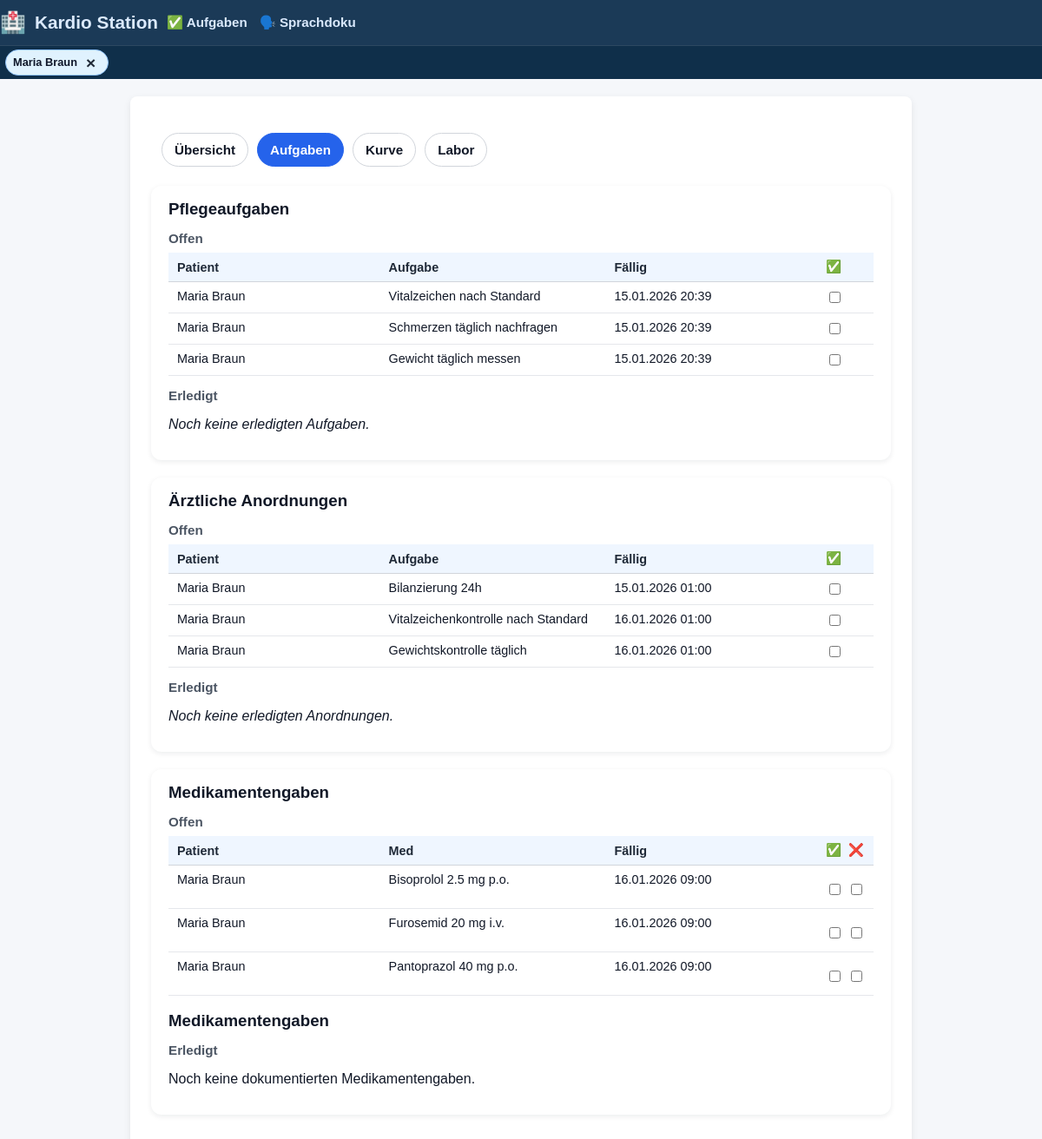
/tasks?patient_id=1, run on an earlier commit of the app's database.
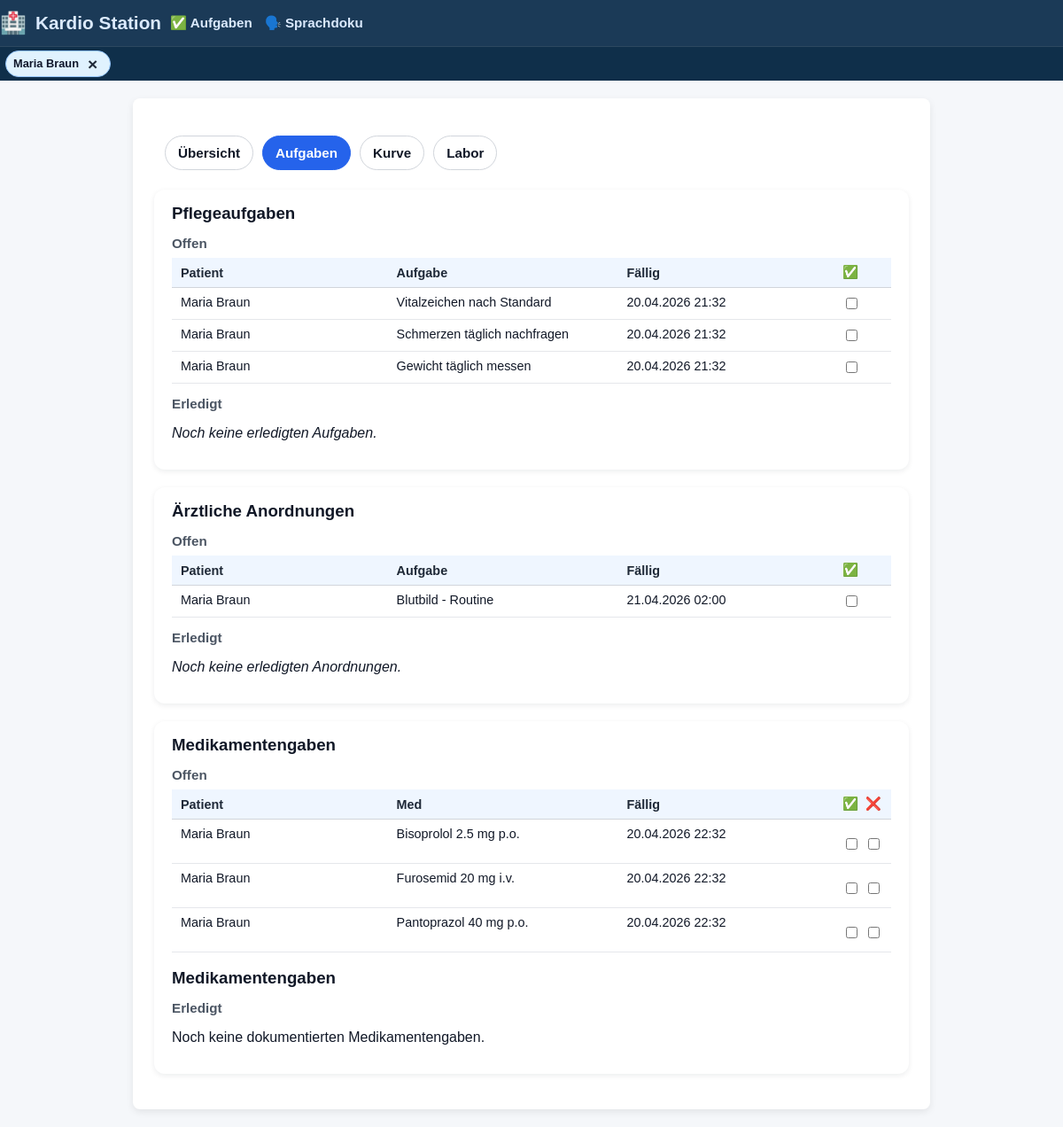
And on a later commit of the database.
### tables this page shows
CREATE TABLE patients (
    id INTEGER PRIMARY KEY AUTOINCREMENT,
    patient_identifier TEXT NOT NULL,
    name TEXT NOT NULL,
    gender TEXT,
    dob TEXT,
    room TEXT,
    diagnosis TEXT,
    bezugspflege_id INTEGER,
    allergies TEXT,
    code_status TEXT,
    admission_date TEXT,
    expected_discharge TEXT,
    primary_doctor TEXT,
    photo_filename TEXT,
    FOREIGN KEY (bezugspflege_id) REFERENCES nurses(id)
);

CREATE TABLE ai_tasks (
    id INTEGER PRIMARY KEY AUTOINCREMENT,
    patient_id INTEGER NOT NULL,
    description TEXT NOT NULL,
    due_time TEXT,
    completed INTEGER DEFAULT 0,
    FOREIGN KEY (patient_id) REFERENCES patients(id)
);

CREATE TABLE orders (
    id INTEGER PRIMARY KEY AUTOINCREMENT,
    patient_id INTEGER NOT NULL,
    description TEXT NOT NULL,
    due_date TEXT,
    due_time TEXT,
    status TEXT,
    ordered_by TEXT,
    type TEXT,
    completed INTEGER DEFAULT 0,
    FOREIGN KEY (patient_id) REFERENCES patients(id)
);

CREATE TABLE medications (
    id INTEGER PRIMARY KEY AUTOINCREMENT,
    patient_id INTEGER NOT NULL,
    name TEXT NOT NULL,
    dose TEXT,
    route TEXT,
    schedule TEXT,
    next_due TEXT,
    due_time TEXT,
    completed INTEGER DEFAULT 0,
    given INTEGER DEFAULT 0,
    not_given INTEGER DEFAULT 0,
    last_given_by TEXT,
    last_given_at TEXT,
    FOREIGN KEY (patient_id) REFERENCES patients(id)
);

### app.py (the view, shortened to what this page needs)
@app.route("/tasks")
def tasks_view():
    patient_id = request.args.get("patient_id", type=int)
    conn = get_connection()
    cur = conn.cursor()
    if patient_id:
        cur.execute("""
            SELECT id, name, patient_identifier
            FROM patients
            WHERE id = ?;
        """, (patient_id,))
        patients = cur.fetchall()
        viewing_all_patients = False
        selected_patient = patients[0] if patients else None
    if patient_id:
        cur.execute("SELECT * FROM patients WHERE id = ?;", (patient_id,))
        patient = cur.fetchone()
    if patient_id:
        cur.execute("""
            SELECT
                t.id,
                t.patient_id,
                t.description,
                t.due_time,
                t.completed,
                p.name AS patient_name,
                p.patient_identifier AS patient_identifier
            FROM ai_tasks t
            JOIN patients p ON p.id = t.patient_id
            WHERE t.patient_id = ?
            ORDER BY datetime(t.due_time);
        """, (patient_id,))
    ai_tasks = cur.fetchall()
    ai_tasks_open = [t for t in ai_tasks if not t["completed"]]
    ai_tasks_done = [t for t in ai_tasks if t["completed"]]
    if patient_id:
        cur.execute("""
            SELECT o.*, p.name AS patient_name, p.patient_identifier
            FROM orders o
            JOIN patients p ON p.id = o.patient_id
            WHERE o.patient_id = ?
            ORDER BY o.due_date;
        """, (patient_id,))
    orders = cur.fetchall()
    orders_open = [o for o in orders if (o["status"] or "").lower() != "erledigt"]
    orders_done = [o for o in orders if (o["status"] or "").lower() == "erledigt"]
    try:
        cur.execute("ALTER TABLE medications ADD COLUMN given INTEGER DEFAULT 0;"
                    "ALTER TABLE medications ADD COLUMN not_given INTEGER DEFAULT 0;"
                    )
        conn.commit()
    except sqlite3.OperationalError:
        pass
    if patient_id:
        cur.execute("""
            SELECT m.*, p.name AS patient_name, p.patient_identifier
            FROM medications m
            JOIN patients p ON p.id = m.patient_id
            WHERE m.patient_id = ?
            ORDER BY m.next_due;
        """, (patient_id,))
    meds = cur.fetchall()
    meds_open = [m for m in meds if not (m["given"] or 0) and not (m["not_given"] or 0)]
    meds_done = [m for m in meds if (m["given"] or 0) or (m["not_given"] or 0)]
    cur.execute("""
        SELECT
            ma.given_at,
            n.name AS nurse_name,
            m.name AS med_name,
            m.dose
        FROM med_administrations ma
        JOIN medications m ON m.id = ma.med_id
        LEFT JOIN nurses n ON n.id = ma.nurse_id
        WHERE ma.patient_id = ?
        ORDER BY datetime(ma.given_at) DESC
        LIMIT 20;
    """, (patient_id or 0,))
    med_history = cur.fetchall()
    cur.execute("""
               SELECT alert, severity, created_at
               FROM ai_alerts
               WHERE patient_id = ?
               ORDER BY datetime(created_at) DESC, id DESC;
           """, (patient_id,))
    alerts = cur.fetchall()
    if selected_patient:
        add_patient_tab(selected_patient["id"], selected_patient["name"],
                        url_for("tasks_view", patient_id=selected_patient["id"]))
        set_active_patient(selected_patient["id"])
    current_nurse = get_current_nurse(conn)
    conn.close()
    conn.close()
    return render_template(
        "tasks.html",
        alerts=alerts,
        current_nurse=current_nurse,
        patients=patients,
        viewing_all_patients=viewing_all_patients,
        selected_patient=selected_patient,
        patient=patient,  # <-- add this
        active_tab="tasks",
        ai_tasks_open=ai_tasks_open,
        ai_tasks_done=ai_tasks_done,
        orders_open=orders_open,
        orders_done=orders_done,
        meds_open=meds_open,
        meds_done=meds_done,
        med_history=med_history
    )

### app.py (called while the page is built, shortened)
def get_connection():
    conn = sqlite3.connect(DB_PATH)
    conn.row_factory = sqlite3.Row
    return conn

def get_current_nurse(conn=None):
    nurse_id = session.get("current_nurse_id")
    if not nurse_id:
        return None

def add_patient_tab(patient_id: int, patient_name: str, url: str):
    tabs = session.get("patient_tabs", [])
    tabs = [t for t in tabs if t.get("patient_id") != patient_id]
    tabs.append({
        "patient_id": patient_id,
        "name": patient_name,
        "url": url,   # where to go back to (last place)
    })
    tabs = tabs[-5:]
    session["patient_tabs"] = tabs

def set_active_patient(patient_id: int):
    session["active_patient_id"] = patient_id

@app.template_filter("format_dt")
def format_dt(value):
    if not value:
        return "–"
    try:
        dt = datetime.fromisoformat(value)
        return dt.astimezone(LOCAL_TZ).strftime("%d.%m.%Y %H:%M")
    except:
        return value

### templates/tasks.html (shortened to what the changed rows need)
<!DOCTYPE html>
<html lang="de">
<head>
    <link rel="stylesheet" href="{{ url_for('static', filename='styles.css') }}">
</head>
<body>
{% extends "base.html" %}
{% block content %}
    <section class="section-card">
        {% if ai_tasks_open %}
            <div class="table-wrapper">
                <table class="data-table">
                    <thead>
                        <tr>
                            <th>Patient</th>
                            <th>Aufgabe</th>
                            <th>Fällig</th>
                            <th>✅</th>
                        </tr>
                    </thead>
                    <tbody>
                        {% for t in ai_tasks_open %}
                        <tr>
                            <td>{{ t.patient_name }}</td>
                            <td>{{ t.description }}</td>
                            <td>{{ t.due_time | format_dt or "Nächste Schicht" }}</td>
                            <td>
                                <form method="POST" action="{{ url_for('toggle_task', task_id=t.id, task_type='ai') }}">
                                    <input type="checkbox" name="done" onchange="this.form.submit()">
                                </form>
                            </td>
                        </tr>
                        {% endfor %}
                    </tbody>
                </table>
            </div>
        {% else %}
            <p><em>Keine offenen Aufgaben.</em></p>
        {% endif %}
    </section>
    <section class="section-card">
        {% if orders_open %}
            <div class="table-wrapper">
                <table class="data-table">
                    <thead>
                        <tr>
                            <th>Patient</th>
                            <th>Aufgabe</th>
                            <th>Fällig</th>
                            <th>✅</th>
                        </tr>
                    </thead>
                    <tbody>
                        {% for o in orders_open %}
                        <tr>
                            <td>{{ o["patient_name"] }}</td>
                            <td>{{ o["description"] }}</td>
                            <td>{{ o["due_date"]| format_dt or "—" }}</td>
                            <td>
                                <form method="POST" action="{{ url_for('toggle_task', task_id=o['id'], task_type='order') }}">
                                    <input type="checkbox" onchange="this.form.submit()">
                                </form>
                            </td>
                        </tr>
                        {% endfor %}
                    </tbody>
                </table>
            </div>
        {% else %}
            <p><em>Keine offenen Anordnungen.</em></p>
        {% endif %}
    </section>
<section class="section-card">
    {% if meds_open %}
    <div class="table-wrapper">
        <table class="data-table">
            <thead>
                <tr>
                    <th>Patient</th>
                    <th>Med</th>
                    <th>Fällig</th>
                    <th class="cell-center">✅</th>
                    <th class="cell-center">❌</th>
                </tr>
            </thead>
            <tbody>
                {% for m in meds_open %}
                <tr>
                    <td>{{ m["patient_name"] }}</td>
                    <td>{{ m["name"] }} {{ m["dose"] }} {{ m["route"] }}</td>
                    <td>{{ m["next_due"]| format_dt or "—" }}</td>
                    <td class="cell-center">
                <form method="POST"
                      action="{{ url_for('toggle_task', task_id=m['id'], task_type='med') }}">
                    <label class="med-toggle-label">
                        <input type="checkbox" onchange="this.form.submit()">
                    </label>
                </form>
                        </td>
                <td class="cell-center">
                <form method="POST"
                      action="{{ url_for('toggle_task', task_id=m['id'], task_type='med') }}">
                    <label class="med-toggle-label">
                        <input type="checkbox" onchange="this.form.submit()">
                        </label>
                    </form>
            </td>
                        </tr>
                        {% endfor %}
                    </tbody>
                </table>
    </div>
        {% else %}
            <p>Keine offenen Medikamentengaben.</p>
        {% endif %}
    <br>
{% endblock %}

### templates/base.html (shortened to what this page needs)
<!DOCTYPE html>
<html lang="de">
<head>
  <link rel="stylesheet" href="{{ url_for('static', filename='styles.css') }}">
</head>
<body>
<div class="header header-mobile">
  <div class="header-title">
    <span class="icon">🏥</span>
    <a class="station-link" href="{{ url_for('home') }}">Kardio Station</a>
  <div class="nav-links">
    <a href="{{ url_for('tasks_view') }}">✅ Aufgaben</a>
    <a href="{{ url_for('voice_doc') }}">🗣️ Sprachdoku</a>
    </div>
  </div>
</div>
{% set tabs = session.get("patient_tabs", []) %}
{% if tabs %}
  <div class="patient-tabs-bar">
    <div class="patient-tabs-scroll">
      {% for t in tabs %}
        <div class="patient-tab {% if session.get('active_patient_id') == t.patient_id %}active{% endif %}">
          <a class="patient-tab-link" href="{{ t.url }}">{{ t.name }}</a>
          <form method="POST" action="{{ url_for('close_current_patient') }}" class="patient-tab-exit-form">
  <button type="submit"
          class="patient-tab-exit"
          aria-label="Patient schließen">
    ×
  </button>
</form>
        </div>
      {% endfor %}
    </div>
  </div>
{% endif %}
<div class="container">
  {% block content %}{% endblock %}
</div>
</body>
</html>

What changed in the data, as far as the page shows it:
no longer on this page (row edited): orders: patient_name "Maria Braun", description "Bilanzierung 24h", due_date "15.01.2026 01:00"
no longer on this page (row edited): orders: patient_name "Maria Braun", description "Gewichtskontrolle täglich", due_date "16.01.2026 01:00"
changed ai_tasks "Vitalzeichen nach Standard": due_time "15.01.2026 20:39" → "20.04.2026 21:32"
changed ai_tasks "Schmerzen täglich nachfragen": due_time "15.01.2026 20:39" → "20.04.2026 21:32"
changed ai_tasks "Gewicht täglich messen": due_time "15.01.2026 20:39" → "20.04.2026 21:32"
changed orders "Maria Braun": description "Vitalzeichenkontrolle nach Standard" → "Blutbild - Routine"; due_date "16.01.2026 01:00" → "21.04.2026 02:00"
changed medications "Bisoprolol": next_due "16.01.2026 09:00" → "20.04.2026 22:32"
changed medications "Furosemid": next_due "16.01.2026 09:00" → "20.04.2026 22:32"
changed medications "Pantoprazol": next_due "16.01.2026 09:00" → "20.04.2026 22:32"
